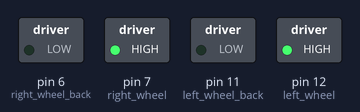
Simulated run of this sketch. Board: Arduino Uno, built with avr-gcc and run on an emulated ATmega328P. Shown: switched loads named in the sketch (green lamp = pin HIGH). What the sketch prints to the serial monitor is not drawn.

Above: at 0.1 s.
Timing chart, 0 to 1.6 s (numbered marks = the images above):
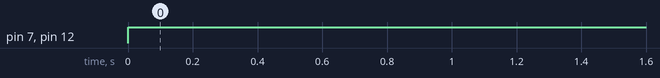

Measured:
- by itself, pin 7 (right_wheel), pin 12 (left_wheel): LOW → HIGH at 0.00 s

The sketch:

DriveTest.ino
```cpp
// Set the pin for left and right motors, forward and back:
const int left_wheel = 12;
const int left_wheel_back = 11;

const int right_wheel = 7;
const int right_wheel_back = 6;


void setup() {
  // serial setup so that we can watch in the serial monitor
  Serial.begin(9600);

  // wheel pin setup
  pinMode(left_wheel, OUTPUT);
  pinMode(left_wheel_back, OUTPUT);

  pinMode(right_wheel, OUTPUT);
  pinMode(right_wheel_back, OUTPUT);


}

void loop() {
  // call a move function
  moveForward();
  //moveBackward();

}

void moveForward() {
  Serial.println("Forward.");
  digitalWrite(left_wheel, HIGH);
  digitalWrite(left_wheel_back, LOW);
  digitalWrite(right_wheel, HIGH);
  digitalWrite(right_wheel_back, LOW);
}

void moveBackward() {
  Serial.println("Backward.");
  digitalWrite(left_wheel_back, HIGH);
  digitalWrite(left_wheel, LOW);
  digitalWrite(right_wheel_back, HIGH);
  digitalWrite(right_wheel, LOW);

}
```
